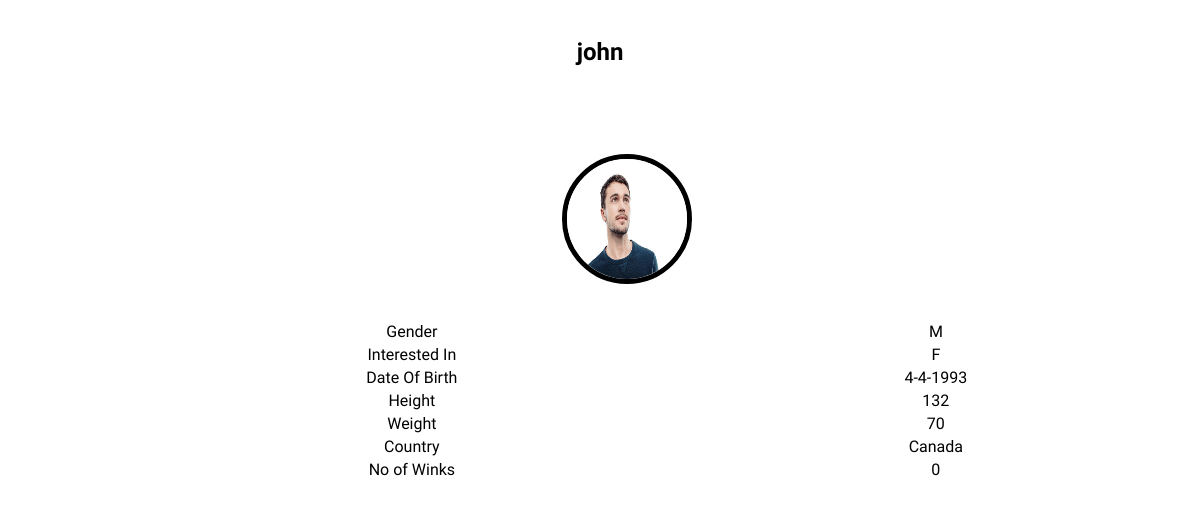
The page /profiledetails.php?user_id=16 on the database its author committed.
### tables this page shows
CREATE TABLE IF NOT EXISTS `register` (
  `user_id` int(11) NOT NULL AUTO_INCREMENT,
  `name` varchar(50) NOT NULL,
  `email` varchar(100) NOT NULL,
  `notification` varchar(1) DEFAULT NULL,
  `password` varchar(100) NOT NULL,
  PRIMARY KEY (`user_id`)
);

CREATE TABLE IF NOT EXISTS `profile` (
  `user_id` int(11) NOT NULL,
  `gender` varchar(1) NOT NULL,
  `interest` varchar(1) NOT NULL,
  `dob` varchar(11) NOT NULL,
  `age` int(11) NOT NULL,
  `height` double NOT NULL,
  `weight` double NOT NULL,
  `hobbies` varchar(200) DEFAULT NULL,
  `country` varchar(20) NOT NULL,
  `image` varchar(50) NOT NULL,
  PRIMARY KEY (`user_id`)
);

### profiledetails.php (the view, shortened to what this page needs)
<?php
  $noOfWinks= 0;
if(isset($_GET['user_id']))
{
  $userId=$_GET['user_id'];
}
    require_once("db/conn.php");
    $queryStr="select r.user_id,r.name, p.gender,p.interest,p.dob,p.height,p.weight,p.hobbies,p.image, p.age, p.country from register r, profile p where r.user_id = p.user_id and r.user_id='$userId'";
    $stmtquery = $mysqli->query($queryStr);
    $path="profile_pics/";
?>
<!DOCTYPE html>
<html lang="en">
    <head>
        <link rel="stylesheet" type="text/css" href="css/stylesheet.css">
    </head>
    <body>
        <br>
        <br>
        <?php
        if($stmtquery->num_rows>0) {
        $row_users = $stmtquery->fetch_assoc();
?>
    <h2><center><?=$row_users['name']?></center></h2>
    <br>
    <br>
    <div class="memberinfo" style="text-align:center;"><a href="profile.php">
      <img src="<?=$path.$row_users['image']?>" alt="member" class="member" /></a>
<table style="text-align:center;width:100%;">
  <tr>
    <td>Gender</td>
    <td><?=$row_users['gender']?></td>
  </tr>
  <tr>
    <td>Interested In</td>
    <td><?=$row_users['interest']?></td>
  </tr>
  <tr>
    <td>Date Of Birth</td>
    <td><?=$row_users['dob']?></td>
  </tr>
  <tr>
    <td>Height</td>
    <td><?=$row_users['height']?></td>
  </tr>
  <tr>
    <td>Weight</td>
    <td><?=$row_users['weight']?></td>
  </tr>
  <tr>
    <td>Country</td>
    <td><?=$row_users['country']?></td>
  </tr>
  <tr>
    <td>No of Winks</td>
    <td><?=$noOfWinks ?></td>
  </tr>
</table>
</div>
        <?php } ?>
    </body>
</html>

### css/stylesheet.css (style rules this page uses)
* { margin: 0px 0px 0px 0px; font-family: 'Playball', cursive; }
.memberinfo { padding: 4%; padding-top:1.5%; padding-left: 8.5%; }
.member { height:10vw; width:10vw; border-radius:50%; border:black solid 5px; margin:3%; }

### rows shown on the page
register: name "john", profile.image (picture), profile.gender "M", profile.interest "F", profile.dob "4-4-1993", profile.height "132", profile.weight "70", profile.country "Canada"

### other values the page prints
$noOfWinks "0"
